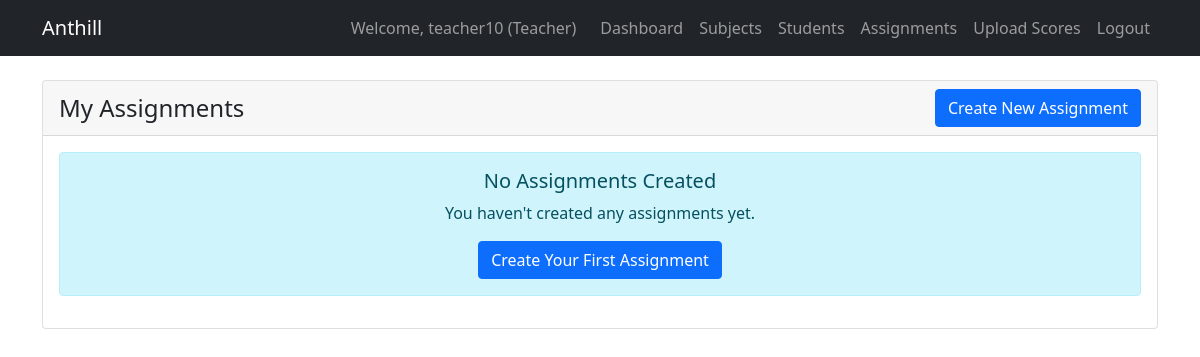
/academic/teacher/assignments/ (signed in), run on an earlier commit of the app's database.
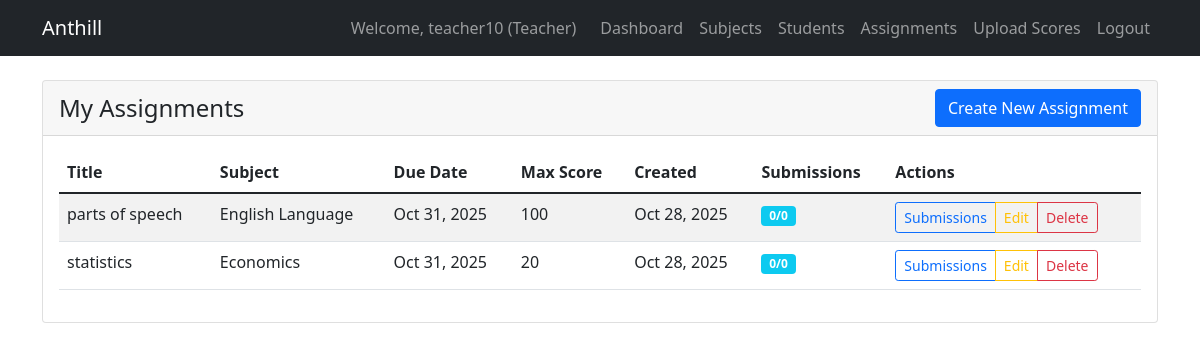
And on a later commit of the database.
### academic/models.py (models this page shows, shortened)
class Assignment(models.Model):
    title = models.CharField(max_length=200)
    description = models.TextField(blank=True)
    subject = models.ForeignKey(Subject, on_delete=models.CASCADE)
    teacher = models.ForeignKey('users.Teacher', on_delete=models.CASCADE)
    due_date = models.DateTimeField()
    max_score = models.IntegerField(default=100)
    created_at = models.DateTimeField(auto_now_add=True)
    submission_date = models.DateTimeField(null=True, blank=True)
    assignment_file = models.FileField(upload_to='assignments/', blank=True, null=True, validators=[FileExtensionValidator(allowed_extensions=['pdf', 'doc', 'docx', 'txt', 'zip'])])

class Subject(models.Model):
    name = models.CharField(max_length=100)
    code = models.CharField(max_length=10, unique=True)
    description = models.TextField(blank=True)
    category = models.CharField(max_length=50, blank=True)

### academic/views.py (the view)
# urls.py: path('teacher/assignments/', views.teacher_assignments, name='teacher_assignments'),
@login_required
def teacher_assignments(request):
    teacher = get_object_or_404(Teacher, user=request.user)
    assignments = Assignment.objects.filter(teacher=teacher).order_by('-created_at')
    return render(request, 'academic/teacher_assignments.html', {
        'teacher': teacher,
        'assignments': assignments,
        'school': teacher.school
    })

### templates/academic/teacher_assignments.html (shortened to what this page needs)
{% extends 'base.html' %}
{% block content %}
<div class="container mt-4">
    <div class="row">
        <div class="col-md-12">
            <div class="card">
                <div class="card-header d-flex justify-content-between align-items-center">
                    <h4 class="mb-0">My Assignments</h4>
                    <a href="{% url 'academic:create_assignment' %}" class="btn btn-primary">Create New Assignment</a>
                </div>
                <div class="card-body">
                    {% if assignments %}
                    <div class="table-responsive">
                        <table class="table table-striped">
                            <thead>
                                <tr>
                                    <th>Title</th>
                                    <th>Subject</th>
                                    <th>Due Date</th>
                                    <th>Max Score</th>
                                    <th>Created</th>
                                    <th>Submissions</th>
                                    <th>Actions</th>
                                </tr>
                            </thead>
                            <tbody>
                                {% for assignment in assignments %}
                                <tr>
                                    <td>{{ assignment.title }}</td>
                                    <td>{{ assignment.subject.name }}</td>
                                    <td>{{ assignment.due_date|date:"M d, Y" }}</td>
                                    <td>{{ assignment.max_score }}</td>
                                    <td>{{ assignment.created_at|date:"M d, Y" }}</td>
                                    <td>
                                        <span class="badge bg-info">0/0</span>
                                    </td>
                                    <td>
                                        <div class="btn-group btn-group-sm">
                                            <a href="{% url 'academic:assignment_submissions' assignment.id %}" class="btn btn-outline-primary">Submissions</a>
                                            <a href="{% url 'academic:edit_assignment' assignment.id %}" class="btn btn-outline-warning">Edit</a>
                                            <a href="{% url 'academic:delete_assignment' assignment.id %}" class="btn btn-outline-danger" onclick="return confirm('Delete this assignment?')">Delete</a>
                                        </div>
                                    </td>
                                </tr>
                                {% endfor %}
                            </tbody>
                        </table>
                    </div>
                    {% else %}
                    <div class="alert alert-info text-center">
                        <h5>No Assignments Created</h5>
                        <p class="mb-3">You haven't created any assignments yet.</p>
                        <a href="{% url 'academic:create_assignment' %}" class="btn btn-primary">Create Your First Assignment</a>
                    </div>
                    {% endif %}
                </div>
            </div>
        </div>
    </div>
</div>
{% endblock %}

What changed in the data, as far as the page shows it:
added Assignment: title "parts of speech", subject.name "English Language", due_date "Oct 31, 2025", max_score "100", created_at "Oct 28, 2025"
added Assignment: title "statistics", subject.name "Economics", due_date "Oct 31, 2025", max_score "20", created_at "Oct 28, 2025"
Also different on the page:
text no longer shown: "No Assignments Created You haven't created any assignments yet. Create Your First Assignment"
text now shown: "Title Subject Due Date Max Score Created Submissions Actions"
